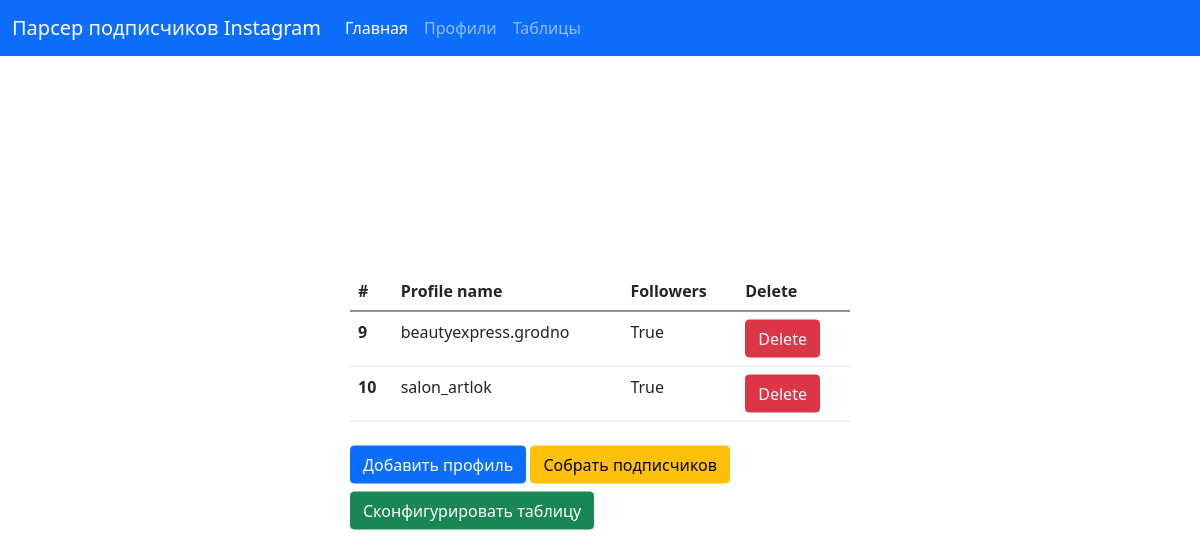
Page /list on the committed database.
### followers/models.py (models this page shows, shortened)
class Profile (models.Model):
    name = models.CharField(max_length=100 , verbose_name='Имя профиля')
    download = models.BooleanField(null=False, default=False)

### followers/views.py (the view)
# urls.py: path('list',views.ProfileList.as_view(),name = 'list'),
class ProfileList (ListView):
    model = Profile
    template_name = 'list.html'

### templates/list.html (shortened to what this page needs)
{% extends 'base.html' %}
{% block content %}
<div class="container">
    <form method="get" action="" class="col-sm-5 position-absolute top-50 start-50 translate-middle">
        <table class="table">
            <thead>
            <tr>
              <th scope="col">#</th>
              <th scope="col">Profile name</th>
              <th scope="col">Followers</th>
              <th scope="col">Delete</th>
            </tr>
            </thead>
            <tbody>
            {% for profile in object_list %}
                <tr>
                  <th scope="row">{{ profile.pk }}</th>
                  <td>{{ profile.name }}</td>
                  <td>{{ profile.download }}</td>
                  <td><a type="button" class="btn btn-danger" href="{% url 'delete' profile.pk %}">Delete</a></td>
                </tr>
            {% endfor %}
            </tbody>
        </table>
        <a href="{% url 'home' %}" class="btn btn-primary mt-2">Добавить профиль</a>
        <a href="{% url 'save' %}" class="btn btn-warning mt-2">Собрать подписчиков</a>
        <a href="{% url 'download' %}" class="btn btn-success mt-2">Сконфигурировать таблицу</a>
    </form>
</div>
{% endblock %}

### rows in the picture
Profile: pk "9", name "beautyexpress.grodno", download "True"
Profile: pk "10", name "salon_artlok", download "True"
